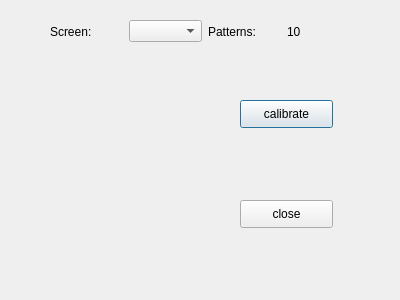
<?xml version="1.0" encoding="UTF-8"?>
<ui version="4.0">
 <class>CalibrationDialog</class>
 <widget class="QDialog" name="CalibrationDialog">
  <property name="geometry">
   <rect>
    <x>0</x>
    <y>0</y>
    <width>400</width>
    <height>300</height>
   </rect>
  </property>
  <property name="windowTitle">
   <string>CalibrationDialog</string>
  </property>
  <widget class="QWidget" name="layoutWidget">
   <property name="geometry">
    <rect>
     <x>50</x>
     <y>20</y>
     <width>310</width>
     <height>23</height>
    </rect>
   </property>
   <layout class="QHBoxLayout" name="horizontalLayout_5">
    <item>
     <widget class="QLabel" name="screen_label">
      <property name="text">
       <string>Screen:</string>
      </property>
     </widget>
    </item>
    <item>
     <widget class="QComboBox" name="screen_combo"/>
    </item>
    <item>
     <widget class="QLabel" name="projector_patterns_label">
      <property name="text">
       <string>Patterns:</string>
      </property>
     </widget>
    </item>
    <item>
     <widget class="QLabel" name="pattern_numb">
      <property name="text">
       <string>10</string>
      </property>
     </widget>
    </item>
   </layout>
  </widget>
  <widget class="QPushButton" name="calibrate_button">
   <property name="geometry">
    <rect>
     <x>240</x>
     <y>100</y>
     <width>93</width>
     <height>28</height>
    </rect>
   </property>
   <property name="text">
    <string>calibrate</string>
   </property>
  </widget>
  <widget class="QPushButton" name="close_button">
   <property name="geometry">
    <rect>
     <x>240</x>
     <y>200</y>
     <width>93</width>
     <height>28</height>
    </rect>
   </property>
   <property name="text">
    <string>close</string>
   </property>
  </widget>
 </widget>
 <resources/>
 <connections/>
</ui>
